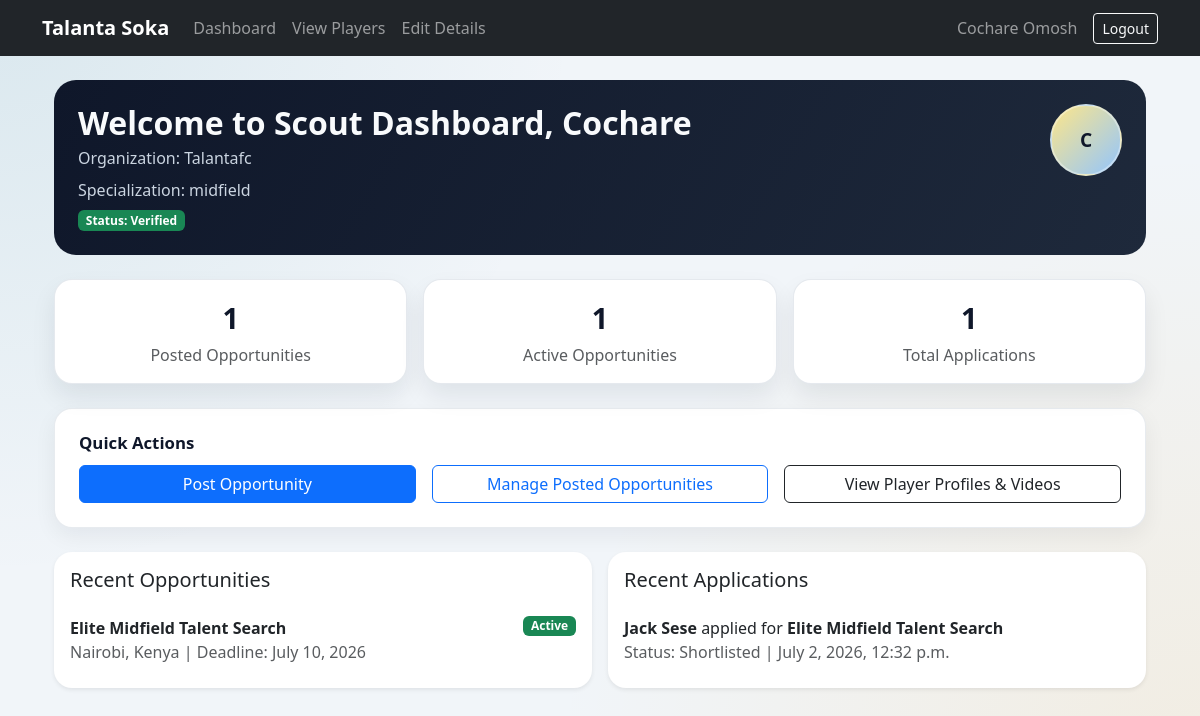
The page /scout/dashboard/ (signed in) on the database as committed earlier.
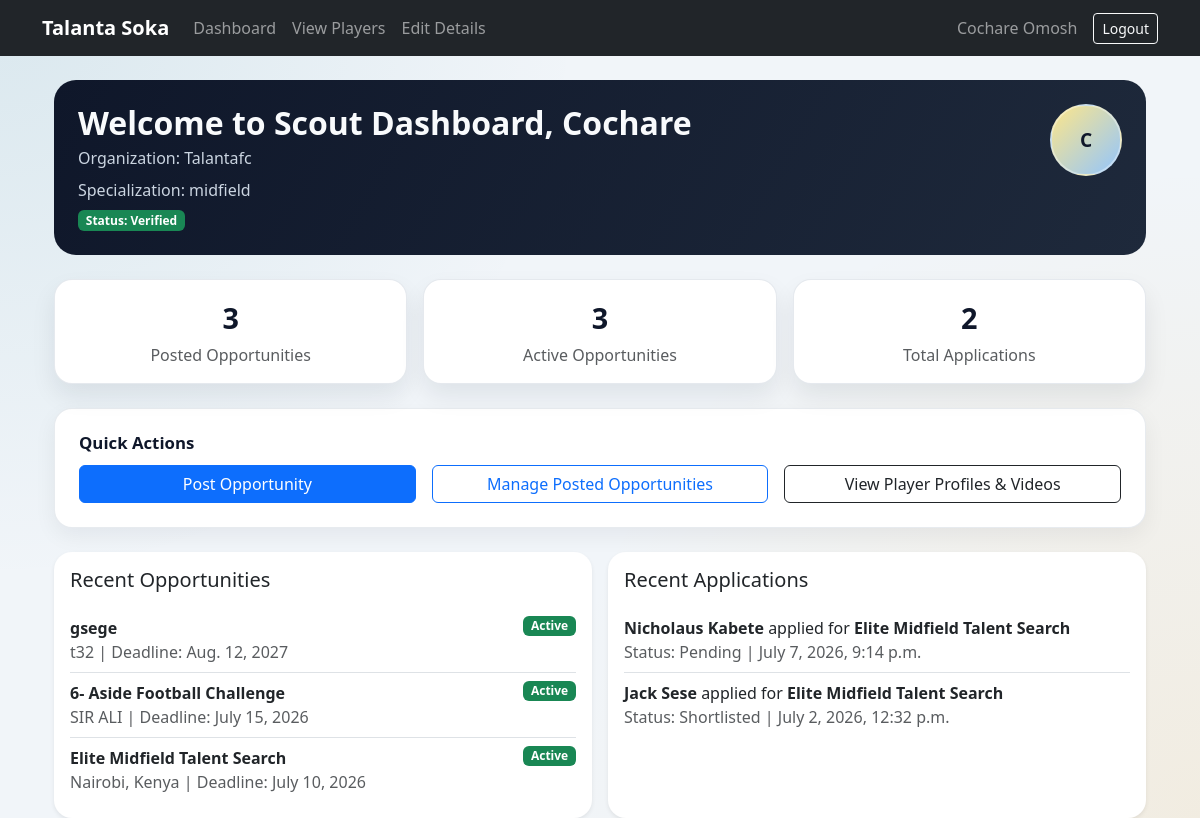
The same page on the database as committed later.
### opportunities/models.py (models this page shows, shortened)
class Opportunity(models.Model):
	scout = models.ForeignKey(
		settings.AUTH_USER_MODEL,
		on_delete=models.CASCADE,
		related_name='posted_opportunities',
	)
	title = models.CharField(max_length=150)
	organization = models.CharField(max_length=150)
	description = models.TextField()
	poster_image = models.ImageField(upload_to='opportunity_posters/', blank=True, null=True)
	location = models.CharField(max_length=120)
	deadline = models.DateField()
	max_applications = models.PositiveIntegerField(blank=True, null=True)
	is_active = models.BooleanField(default=True)
	created_at = models.DateTimeField(auto_now_add=True)
	updated_at = models.DateTimeField(auto_now=True)
	class Meta:
		ordering = ['-created_at']

class Application(models.Model):
	STATUS_CHOICES = [
		('pending', 'Pending'),
		('shortlisted', 'Shortlisted'),
		('rejected', 'Rejected'),
	]
	opportunity = models.ForeignKey(
		Opportunity,
		on_delete=models.CASCADE,
		related_name='applications',
	)
	player = models.ForeignKey(
		settings.AUTH_USER_MODEL,
		on_delete=models.CASCADE,
		related_name='opportunity_applications',
	)
	motivation = models.TextField(blank=True)
	status = models.CharField(max_length=20, choices=STATUS_CHOICES, default='pending')
	applied_at = models.DateTimeField(auto_now_add=True)
	class Meta:
		ordering = ['-applied_at']
		constraints = [
			models.UniqueConstraint(
				fields=['opportunity', 'player'],
				name='unique_player_opportunity_application',
			)
		]

### users/models.py (models this page shows, shortened)
class User(AbstractBaseUser, PermissionsMixin):
    full_name = models.CharField(max_length=150)
    email = models.EmailField(unique=True)
    ROLE_CHOICES = [
        ('player','Player'),
        ('scout', 'Scout'),
    ]
    role = models.CharField(max_length=20, choices=ROLE_CHOICES, default='player')
    is_active = models.BooleanField(default=True)
    is_staff = models.BooleanField(default=False)
    USERNAME_FIELD = 'email'
    REQUIRED_FIELDS = ['full_name']
    objects = UserManager()

### scouts/views.py (the view)
# urls.py: path('dashboard/',views.dashboard,name='player_dashboard'),
@login_required
def dashboard(request):
    if request.user.role != 'scout':
        messages.error(request, 'Only scouts can access the scout dashboard.')
        return redirect('player_dashboard')
    scout_profile = request.user.scout_profile
    first_name = (request.user.full_name or 'Scout').split()[0]
    posted_opportunities = Opportunity.objects.filter(scout=request.user)
    active_opportunities = posted_opportunities.filter(is_active=True)
    total_applications = Application.objects.filter(opportunity__scout=request.user).count()
    recent_opportunities = posted_opportunities[:5]
    recent_applications = (
        Application.objects.select_related('opportunity', 'player')
        .filter(opportunity__scout=request.user)[:5]
    )
    return render(
        request,
        'scouts/scoutdashboard.html',
        {
            'scout_profile': scout_profile,
            'first_name': first_name,
            'posted_count': posted_opportunities.count(),
            'active_count': active_opportunities.count(),
            'applications_count': total_applications,
            'recent_opportunities': recent_opportunities,
            'recent_applications': recent_applications,
        }
    )

### templates/scouts/scoutdashboard.html (shortened to what the changed rows need)
{% extends 'base.html' %}
{% block content %}
<div class="container mt-4">
    <div class="dashboard-hero mb-4">
        <div class="d-flex justify-content-between align-items-start gap-3">
            <div>
                <h2 class="fw-bold mb-1">Welcome to Scout Dashboard, {{ first_name }}</h2>
            </div>
        </div>
    </div>
    <div class="row g-3 mb-4">
        <div class="col-md-4">
            <div class="card stat-card h-100 text-center">
                <div class="card-body">
                    <div class="stat-value">{{ posted_count }}</div>
                    <p class="text-muted mb-0">Posted Opportunities</p>
                </div>
            </div>
        </div>
        <div class="col-md-4">
            <div class="card stat-card h-100 text-center">
                <div class="card-body">
                    <div class="stat-value">{{ active_count }}</div>
                    <p class="text-muted mb-0">Active Opportunities</p>
                </div>
            </div>
        </div>
        <div class="col-md-4">
            <div class="card stat-card h-100 text-center">
                <div class="card-body">
                    <div class="stat-value">{{ applications_count }}</div>
                    <p class="text-muted mb-0">Total Applications</p>
                </div>
            </div>
        </div>
    </div>
    <div class="row g-3">
        <div class="col-lg-6">
            <div class="card shadow-sm border-0 h-100">
                <div class="card-body">
                    {% if recent_opportunities %}
                        <ul class="list-group list-group-flush">
                            {% for opportunity in recent_opportunities %}
                                <li class="list-group-item px-0 d-flex justify-content-between align-items-start">
                                    <div>
                                        <strong>{{ opportunity.title }}</strong>
                                        <div class="text-muted">{{ opportunity.location }} | Deadline: {{ opportunity.deadline }}</div>
                                    </div>
                                    {% if opportunity.is_active %}
                                        <span class="badge bg-success">Active</span>
                                    {% else %}
                                        <span class="badge bg-secondary">Closed</span>
                                    {% endif %}
                                </li>
                            {% endfor %}
                        </ul>
                    {% else %}
                        <p class="text-muted mb-0">No opportunities posted yet.</p>
                    {% endif %}
                </div>
            </div>
        </div>
        <div class="col-lg-6">
            <div class="card shadow-sm border-0 h-100">
                <div class="card-body">
                    {% if recent_applications %}
                        <ul class="list-group list-group-flush">
                            {% for application in recent_applications %}
                                <li class="list-group-item px-0">
                                    <strong>{{ application.player.full_name }}</strong>
                                    applied for
                                    <strong>{{ application.opportunity.title }}</strong>
                                    <div class="text-muted">Status: {{ application.get_status_display }} | {{ application.applied_at }}</div>
                                </li>
                            {% endfor %}
                        </ul>
                    {% else %}
                        <p class="text-muted mb-0">No applications received yet.</p>
                    {% endif %}
                </div>
            </div>
        </div>
    </div>
</div>
{% endblock %}

Rows that differ between the two databases and show on the page:
added Opportunity: title "gsege", location "t32", deadline "Aug. 12, 2027", is_active "Active"
added Opportunity: title "6- Aside Football Challenge", location "SIR ALI", deadline "July 15, 2026", is_active "Active"
added Application: player.full_name "Nicholaus Kabete", opportunity "Elite Midfield Talent Search", status "Pending", applied_at "July 7, 2026, 9:14 p.m."
Other text that changed with them:
{{ posted_count }}: "1" → "3"
{{ active_count }}: "1" → "3"
{{ applications_count }}: "1" → "2"
